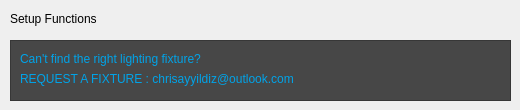
     <widget class="QWidget" name="page_4">
      <widget class="QLabel" name="label_23">
       <property name="geometry">
        <rect>
         <x>10</x>
         <y>10</y>
         <width>241</width>
         <height>17</height>
        </rect>
       </property>
       <property name="text">
        <string>Setup Functions</string>
       </property>
      </widget>
      <widget class="QFrame" name="frame_16">
       <property name="geometry">
        <rect>
         <x>10</x>
         <y>40</y>
         <width>501</width>
         <height>61</height>
        </rect>
       </property>
       <property name="styleSheet">
        <string notr="true">background-color: rgb(71, 71, 71);</string>
       </property>
       <property name="frameShape">
        <enum>QFrame::StyledPanel</enum>
       </property>
       <property name="frameShadow">
        <enum>QFrame::Raised</enum>
       </property>
       <widget class="QLabel" name="label_24">
        <property name="geometry">
         <rect>
          <x>10</x>
          <y>10</y>
          <width>481</width>
          <height>17</height>
         </rect>
        </property>
        <property name="styleSheet">
         <string notr="true">color: rgb(0, 163, 232);</string>
        </property>
        <property name="text">
         <string>Can't find the right lighting fixture?</string>
        </property>
       </widget>
       <widget class="QLabel" name="label_25">
        <property name="geometry">
         <rect>
          <x>10</x>
          <y>30</y>
          <width>471</width>
          <height>17</height>
         </rect>
        </property>
        <property name="styleSheet">
         <string notr="true">color: rgb(0, 163, 232);</string>
        </property>
        <property name="text">
         <string>REQUEST A FIXTURE : chrisayyildiz@outlook.com</string>
        </property>
       </widget>
      </widget>
     </widget>
